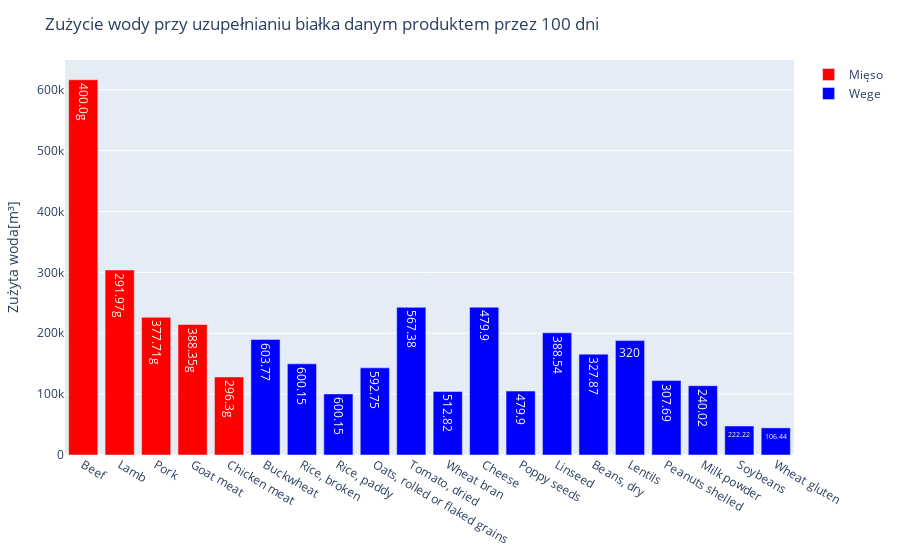

Here is the notebook cell this chart was saved with:
### Markdown cell above
Na tym zaś wykresie możemy zobaczyć, jakie efekty będzie miało uzupełnianie białka w swojej diecie danym produktem przez 100 dni

### Code cell
#ograniczamy produkty bezmięsne 3 produktem mięsnym o najmniejszym zużyciu wody
ograniczenie_bialko = sort!(mieso_df,[order(:zuzycie_wody_na_100_g,rev=true)])[3,2]
wyniki_bialko = top_bialko[top_bialko.zuzycie_wody_na_100_g .< ograniczenie_bialko,:]

bialko_100_dni = [(wyniki_bialko[i,1],(wyniki_bialko[i,2]*(80/wyniki_bialko[i,4]))*100, round((80/wyniki_bialko[i,4])*100,digits=2))  for i in 1:28]
sort!(bialko_100_dni, by=last, rev=true)

trace2 = bar(;
    x = [bialko_100_dni[i][1] for i in 14:28],
    y = [bialko_100_dni[i][2] for i in 14:28],
    text = [bialko_100_dni[i][3] for i in 14:28],
    name = "Wege",
    marker_color = "blue",
    )

trace1 = bar(;
    x = [mieso_df[i,1] for i in 1:5],
    y = [(mieso_df[i,2]*(80/mieso_df[i,4]))*100 for i in 1:5],
    text = [string(round((80/mieso_df[i,4])*100,digits=2))*"g" for i in 1:5],
    name = "Mięso",
    marker_color = "red",
    )
layout = Layout(;
    title="Zużycie wody przy uzupełnianiu białka danym produktem przez 100 dni",
    yaxis = attr(
        title="Zużyta woda[m³]"
    ))

plot([trace1,trace2],layout)

### Figure 1 — Plotly figure (JSON) as saved in the notebook; plotly's stock layout.template omitted (floating-point values rounded to 4 significant figures)
{"data": [{"marker": {"color": "red"}, "name": "Mięso", "text": ["400.0g", "291.97g", "377.71g", "388.35g", "296.3g"], "type": "bar", "x": ["Beef", "Lamb", "Pork", "Goat meat", "Chicken meat"], "y": [616600, 304000, 226200.0, 214400.0, 128100.0]}, {"marker": {"color": "blue"}, "name": "Wege", "text": [603.8, 600.1, 600.1, 592.8, 567.4, 512.8, 479.9, 479.9, 388.5, 327.9, 320, 307.7, 240.0, 222.2, 106.4], "type": "bar", "x": ["Buckwheat", "Rice, broken", "Rice, paddy", "Oats, rolled or flaked grains", "Tomato, dried", "Wheat bran", "Cheese", "Poppy seeds", "Linseed", "Beans, dry", "Lentils", "Peanuts shelled", "Milk powder", "Soybeans", "Wheat gluten"], "y": [189700.0, 149900.0, 100400.0, 143200.0, 242600.0, 104400.0, 242800.0, 105000.0, 200800.0, 165700.0, 187968, 122300.0, 113900.0, 47670.0, 44590.0]}], "layout": {"margin": {"b": 50, "l": 50, "r": 50, "t": 60}, "title": "Zużycie wody przy uzupełnianiu białka danym produktem przez 100 dni", "yaxis": {"title": "Zużyta woda[m³]"}}}
